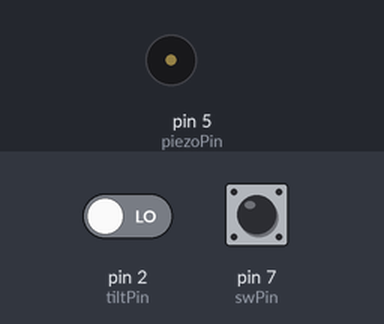
A sketch run on a simulated Arduino Uno, built with avr-gcc and run on an emulated ATmega328P. Parts: buzzer (waves = sounding). The inputs (shaded band) are chosen by the test bench; at power-on: pin 2 (tiltPin) LOW, pin 7 (swPin) HIGH. What the sketch prints to the serial monitor is not drawn.

Above: at 1.2 s.
1.3 s: pin 2 (tiltPin) driven HIGH
2.8 s: pin 7 (swPin) pulled LOW for 0.15 s
At 3.7 s:
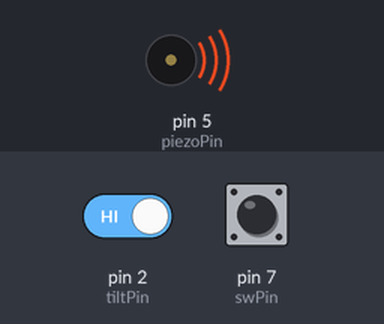
4.6 s: pin 7 (swPin) pulled LOW for 3.2 s
At 5.7 s:
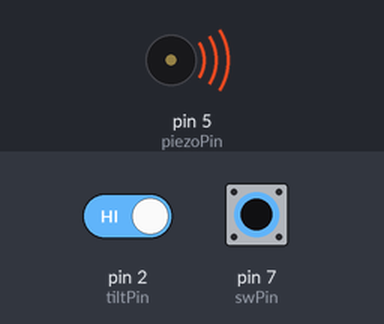
Timing chart, 0 to 15.3 s (numbered marks = the images above; inputs shaded):
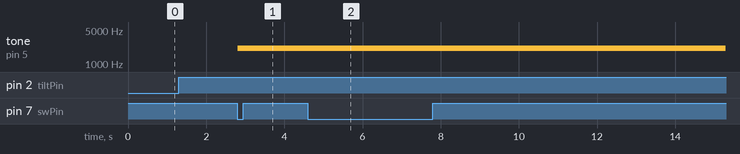

Measured:
- after the input at 2.8 s, tone on pin 5 (piezoPin): silent → 2100 Hz at once
- after the input at 4.6 s, tone on pin 5 (piezoPin): stays 2100 Hz (without the input it goes to silent after 3.7 s)

The sketch:

sketch_oct20a.ino
```cpp
const int tiltPin = 2;
const int piezoPin = 5;
const int swPin = 7;
const int led10 = 10;
int alarmOn = 0;
int ledon = 0;
const int alarm = 2100;
void setup() {
  // put your setup code here, to run once:
  pinMode(tiltPin,INPUT);
  pinMode(swPin,INPUT);
  Serial.begin(9600);
}

void loop() {
  // put your main code here, to run repeatedly:
  int tilt_ck = digitalRead(tiltPin);
  int switch_ck = digitalRead(swPin);
  if( tilt_ck == 1 && alarmOn == 0){
    tone(piezoPin,alarm);
    alarmOn = 1;
  }
  if(alarmOn == 1 && switch_ck == 0){
    digitalWrite(led10,HIGH);}
  if(alarmOn == 1 && switch_ck == 1){
    noTone(piezoPin);
    digitalWrite(led10,LOW);
    alarmOn = 0;
    tilt_ck = 0;
    }
    Serial.println(tiltPin);
    Serial.println(swPin);
 }
```
